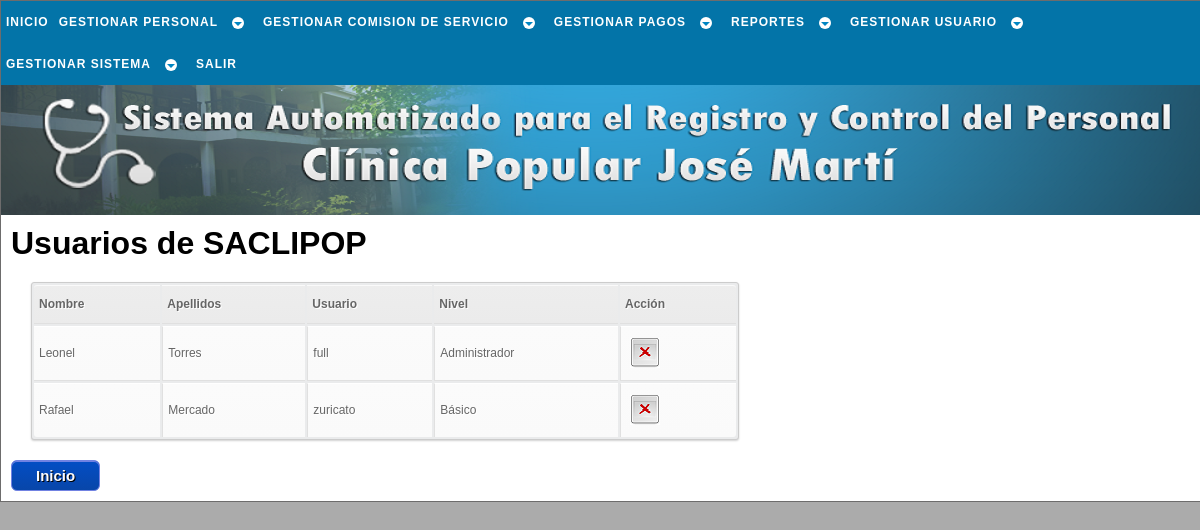
The page /php/usuario/elim_usuario_a.php (signed in) on the database its author committed.
### tables this page shows
CREATE TABLE `usuario` (
  `id_usuario` varchar(20) NOT NULL,
  `clave` varchar(32) NOT NULL,
  `nombre` varchar(30) NOT NULL,
  `apellido` varchar(30) NOT NULL,
  `pregunta` int(1) NOT NULL,
  `respuesta` varchar(50) NOT NULL,
  `nivel` int(1) NOT NULL,
  PRIMARY KEY (`id_usuario`)
);

### php/_sql/usuario_sql.php (called while the page is built, shortened)
<?php
function conslt_usuario_all($cnx_bd)
{
	$sql = "SELECT id_usuario,nombre,apellido,nivel FROM usuario";
	$resultado = $cnx_bd->query($sql);
	return $resultado;
}
?>

### php/usuario/elim_usuario_a.php (the view, shortened to what this page needs)
<!DOCTYPE html PUBLIC "-//W3C//DTD XHTML 1.1//EN" "http://www.w3.org/TR/xhtml11/DTD/xhtml11.dtd" />
<html xmlns="http://www.w3.org/1999/xhtml" xml:lang="es" lang="es" dir="ltr">
	<head>
		<link rel="stylesheet" href="../../css/estilo.css" type="text/css" media="screen" />
    </head>
	<body>
		<div id="cuerpo">
			<div id="menu">
				<div id="cssmenu">
					<?php include('../_menu/menu_usuario.php'); ?>
				</div>
			</div>
			<div id="inicio">
			</div>
			<div id="pagina">
				<?php
					$cnx_bd = conexion();
					include('../_sql/usuario_sql.php');
					$resultado = conslt_usuario_all($cnx_bd);
				?>
				<h1>Usuarios de SACLIPOP</h1>
				<table id="tabla">
					<tr>
						<th>Nombre</th>
						<th>Apellidos</th>
						<th>Usuario</th>
						<th>Nivel</th>
						<th>Acción</th>
					</tr>
					<?php
					if ($resultado->num_rows < 2) {
					?>
					<tr>
						<td colspan="5">No hay usuarios que se puedan eliminar.</td>
					</tr>
					<?php
					}else{
						while ($fila = $resultado->fetch_object()){
							if ($fila->id_usuario == $_SESSION["usuario"]) continue;
							if ($fila->nivel == 1) $nivel = "Administrador";
							else $nivel = "Básico";
					?>
							<tr>
								<td><?=$fila->nombre?></td>
								<td><?=$fila->apellido?></td>
								<td><?=$fila->id_usuario?></td>
								<td><?=$nivel?></td>
								<td>
									<div class="izq">
										<a href= "#" class="eliminar" title="Click para eliminar usuario de SACLIPOP" onclick="envia_elim('<?=$fila->id_usuario?>')">Eliminar</a>
									</div>
								</td>
							</tr>
					<?php
						}
					}
					?>
				</table>
				<a href="../inicio.php" class="enlaceboton" title="Click para ir al inicio de SACLIPOP">Inicio</a>
			</div>
		</div>
	</body>
</html>

### css/estilo.css (style rules this page uses)
* { font-family: 'Trebuchet MS', Helvetica, sans-serif; margin:0px; padding:0px; }
body { background:#ababab; text-align:center; }
table { border: 0px; }
h1 { margin:0px 0px 10px 0px; }
#cuerpo { margin:0 auto; padding:0; text-align:left; width:1200px; border:1px solid #6d6c6c; }
#inicio { height:170px; background:#0431B4 url(../imagen/logo.png); background-repeat:no-repeat; }
#menu { height:44px; background:#D2D0EE; }
#pagina { padding:10px; background:#FFF; overflow:auto; }
.enlaceboton { -moz-box-shadow:inset 0px 1px 0px 0px #7182e2; -webkit-box-shadow:inset 0px 1px 0px 0px #7182e2; box-shadow:inset 0px 1px 0px 0px #7182e2; background:-webkit-gradient( linear, left top, left bottom, color-stop(0.05, #034dc3), color-stop(1, #0846a9) ); background:-moz-linear-gradient( center top, #034dc3 5%, #0846a9 100% ); filter:progid:DXImageTransform.Microsoft.gradient(startColorstr='#034dc3', endColorstr='#0846a9'); background-color:#034dc3; -moz-border-radius:6px; -webkit-border-radius:6px; border-radius:6px; border:1px solid #7182e2; display:inline-block; color:#fcfcfc; font-size:15px; font-weight:bold; padding:6px 24px; text-decoration:none; text-shadow:1px 1px 0px #000000; }
.izq { margin-left: 4px; float: left; }
.eliminar { background-image: url('../imagen/elim.png'); background-repeat: no-repeat; width: 30px; height: 30px; text-indent: -9999px; display: block; }
#tabla a:link { color: #666; font-weight: bold; text-decoration:none; }
#tabla { color:#666; font-size:12px; text-shadow: 1px 1px 0px #fff; background:#eaebec; margin:20px; border:#ccc 1px solid; width:60%; -moz-border-radius:3px; -webkit-border-radius:3px; border-radius:3px; -moz-box-shadow: 0 1px 2px #d1d1d1; -webkit-box-shadow: 0 1px 2px #d1d1d1; box-shadow: 0 1px 2px #d1d1d1; }
#tabla th { padding:11px 15px 12px 5px; border-top:1px solid #fafafa; border-bottom:1px solid #e0e0e0; text-align:left; background: #ededed; background: -webkit-gradient(linear, left top, left bottom, from(#ededed), to(#ebebeb)); background: -moz-linear-gradient(top, #ededed, #ebebeb); }
#tabla th:first-child { text-align: left; padding-left:5px; }
#tabla tr:first-child th:first-child { -moz-border-radius-topleft:3px; -webkit-border-top-left-radius:3px; border-top-left-radius:3px; }
#tabla tr:first-child th:last-child { -moz-border-radius-topright:3px; -webkit-border-top-right-radius:3px; border-top-right-radius:3px; }
#tabla tr { text-align: center; padding-left:20px; }
#tabla td:first-child { text-align: left; border-left: 0; }
#tabla td { padding:11px 15px 12px 5px; border-top: 1px solid #ffffff; border-bottom:1px solid #e0e0e0; border-left: 1px solid #e0e0e0; text-align:left; background: #fafafa; background: -webkit-gradient(linear, left top, left bottom, from(#fbfbfb), to(#fafafa)); background: -moz-linear-gradient(top, #fbfbfb, #fafafa); }
#tabla tr:last-child td { border-bottom:0; }
#tabla tr:last-child td:first-child { -moz-border-radius-bottomleft:3px; -webkit-border-bottom-left-radius:3px; border-bottom-left-radius:3px; }
#tabla tr:last-child td:last-child { -moz-border-radius-bottomright:3px; -webkit-border-bottom-right-radius:3px; border-bottom-right-radius:3px; }
#cssmenu { font-size: 12px; background: #0374a8; margin: 0; width: auto; padding: 0; line-height: 1; display: block; position: relative; }

### rows shown on the page
usuario: nombre "Leonel", apellido "Torres", id_usuario "full", nivel "Administrador"
usuario: nombre "Rafael", apellido "Mercado", id_usuario "zuricato", nivel "Básico"
